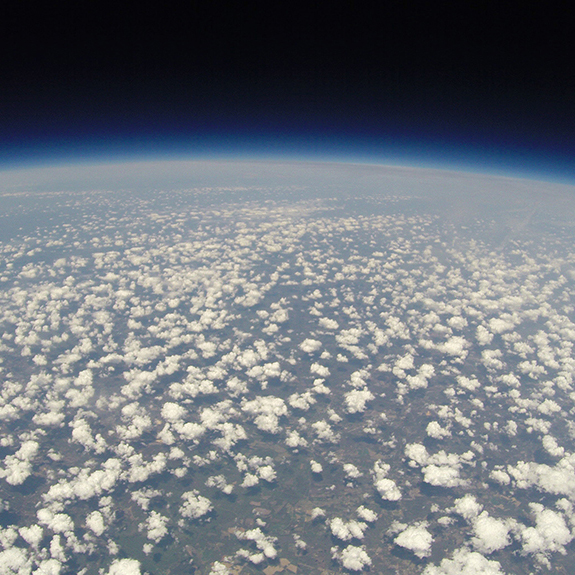
#> input picture Deblur/earth.jpg, 575 x 575 px
$ python deblur.py   (older library calls are emulated)
#> lines starting #> are read from the running program, lines starting #| are printed output that depends on the picture; after the words box and inside, x2 and y2 are one past the last pixel; in counts of white or black regions, pixels touching at a corner belong together
import numpy as np
from scipy.ndimage.filters import convolve
from scipy.misc import imread, imsave
from PIL import Image

image = imread("earth.jpg", flatten=True)
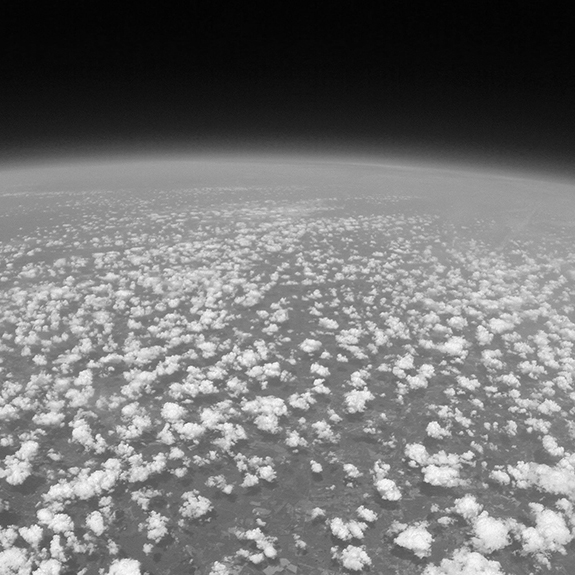
#> image: shape (575, 575) float32; min 1.87, max 254.1, mean 117
kernel = imread("kernel.jpg", flatten=True)
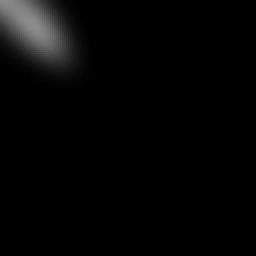
#> input picture Deblur/kernel.jpg, 128 x 128 px (shown 2 times larger)
#> kernel: shape (128, 128) float32; min 0, max 140, mean 5.5
incorrect_kernel = imread("kernel_wrong.jpg", flatten=True)
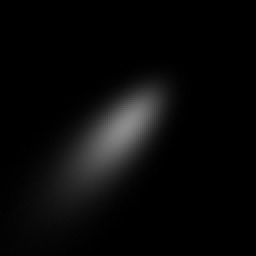
#> input picture Deblur/kernel_wrong.jpg, 128 x 128 px (shown 2 times larger)
#> incorrect_kernel: shape (128, 128) float32; min 0, max 140, mean 9.2
# Pad image
#iml = np.zeros(np.multiply(np.shape(image),2))
#iml[:image.shape[0],:image.shape[1]] = image
#image = iml

# Pad kernel
l = np.zeros_like(image)
l[:kernel.shape[0],:kernel.shape[1]] = kernel
kernel = l

l = np.zeros_like(image)
l[:incorrect_kernel.shape[0],:incorrect_kernel.shape[1]] = incorrect_kernel
incorrect_kernel = l

# Normalize values (0,255)->(0,1)
kernel = kernel/np.max(kernel)
#> kernel: shape (575, 575) float32
kernel = kernel/np.sum(np.abs(kernel))
image = image/np.max(image)
image_fft = (np.fft.fft2(image))
kernel_fft = (np.fft.fft2(kernel))
kernel_inverse = 1/kernel_fft
kernel_inverse = np.fft.ifft( kernel_inverse )
Image.fromarray( 255*(np.abs(kernel_inverse)/np.max(kernel_inverse)).real).convert('RGB').save('output_kernel_inverse.jpg')

# Blur image
blurred_array = np.multiply(image_fft, kernel_fft)
blurred_array_shift = np.fft.fftshift( blurred_array )
Image.fromarray( 255*(np.abs(blurred_array_shift)/np.max(blurred_array_shift)).real).convert('RGB').save('output_fft_blurred.jpg')
blurred_array = np.fft.ifft2(blurred_array)

# Add noise
noisy_blurred_array = np.add( blurred_array, (np.random.rand(*blurred_array.shape )-0.5)/5000 )

# Deblur process
noisy_deblurred_array = np.fft.fft2( noisy_blurred_array )
noisy_deblurred_array_fft = np.fft.fftshift( noisy_deblurred_array )
Image.fromarray( 255*(np.abs(noisy_deblurred_array_fft)/np.max(noisy_deblurred_array_fft)).real).convert('RGB').save('output_fft_deblurred.jpg')
noisy_deblurred_array = np.divide( noisy_deblurred_array, kernel_fft )
noisy_deblurred_array = np.fft.ifft2( noisy_deblurred_array )

# Deblur with incorrect kernel for comparisson
incorrect_kernel_fft = np.fft.fft2(incorrect_kernel)
incorrect_noisy_deblurred_array = np.divide( noisy_deblurred_array, incorrect_kernel_fft )
incorrect_noisy_deblurred_array = np.fft.ifft2( incorrect_noisy_deblurred_array )

# Convert arrays to images
noisy_blurred_image = Image.fromarray( 255*(np.abs(noisy_blurred_array)/np.max(noisy_blurred_array)).real).convert('RGB')
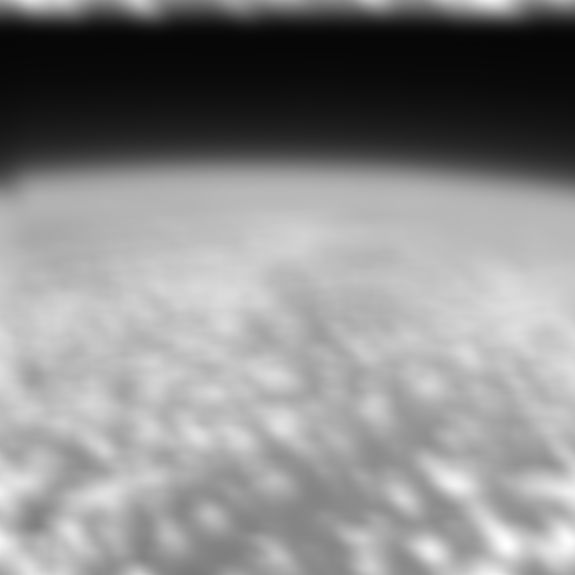
#> noisy_blurred_image: PIL image 575x575 RGB; min 6, max 255, mean 137.9
image_fft_image = Image.fromarray((image_fft).real).convert('RGB')
kernel_fft_image = Image.fromarray((kernel_fft).real).convert('RGB')
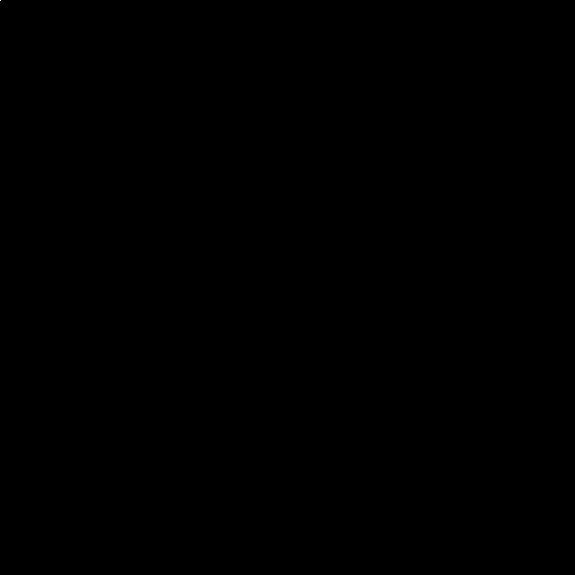
#> kernel_fft_image: PIL image 575x575 RGB; values 0 (black) and 1 (white), 0% white in thin lines or dots, all inside (x1, y1, x2, y2) = (0, 0, 1, 1)
noisy_deblurred_image = Image.fromarray( 255*(np.abs(noisy_deblurred_array)/np.max(noisy_deblurred_array.real))).convert('RGB')
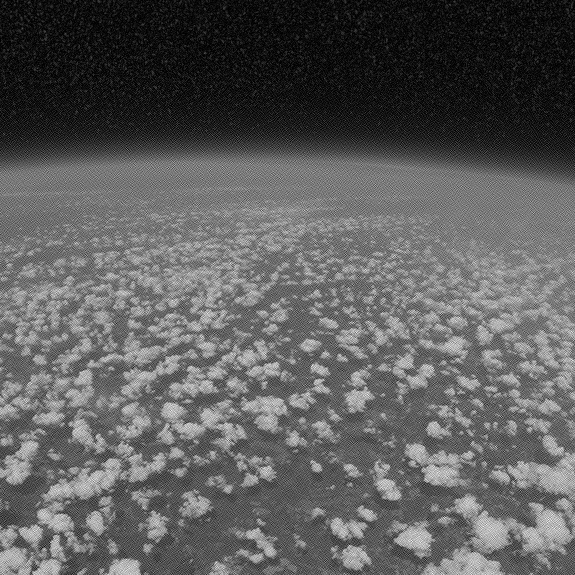
#> noisy_deblurred_image: PIL image 575x575 RGB; min 0, max 255, mean 93.4
incorrect_noisy_deblurred_image = Image.fromarray( 255*(np.abs(incorrect_noisy_deblurred_array)/np.max(incorrect_noisy_deblurred_array.real))).convert('RGB')
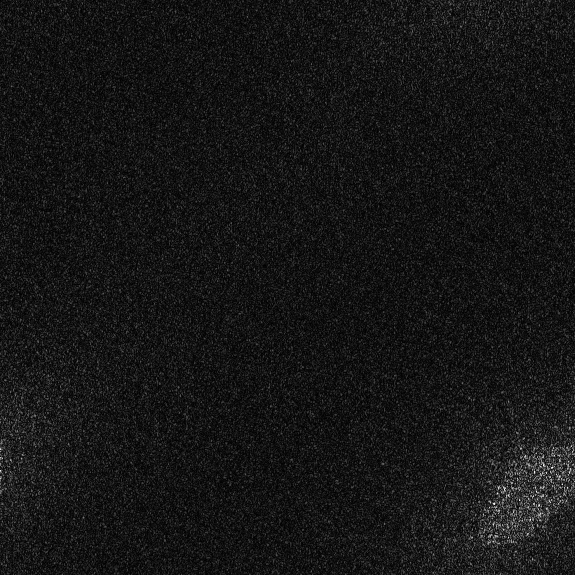
#> incorrect_noisy_deblurred_image: PIL image 575x575 RGB; min 0, max 255, mean 21.7

# Save images
incorrect_noisy_deblurred_image.save('output_incorrect_image_deblurred_noisy.jpg')
noisy_deblurred_image.save('output_image_deblurred_noisy.jpg')
noisy_blurred_image.save('output_image_blurred_noisy.jpg')
image_fft_image.save('output_image_fft.jpg')
kernel_fft_image.save('output_kernel_fft.jpg')
